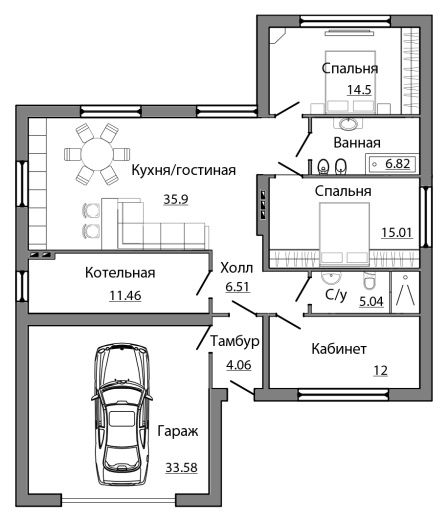
#> input picture floor/floor_plan.jpg, 448 x 519 px
$ python visualize_stages.py
#> lines starting #> are read from the running program, lines starting #| are printed output that depends on the picture; after the words box and inside, x2 and y2 are one past the last pixel; in counts of white or black regions, pixels touching at a corner belong together
#> in main, img is the input picture: shape (519, 448, 3); min 0, max 255, mean 227.8
#> (reads floor/floor_plan_detections.json from the repository)
#!/usr/bin/env python3
"""
Visualize floor plan detection results in stages:
1. Original image
2. Junctions (45 points)
3. Windows (7)
4. Doors (7)
5. Walls (87 segments)
6. Combined result
"""

import cv2
import numpy as np
import json
import matplotlib.pyplot as plt
from matplotlib.patches import Rectangle

def load_json(path):
    with open(path, 'r') as f:
        return json.load(f)

def draw_junctions(img, junctions_dict):
    """Draw junction points with color coding by type"""
    img_vis = img.copy()

    # Color mapping for different junction types
    type_colors = {
        'wall_junction_3way': (0, 0, 255),      # Red
        'door_left_corner': (0, 255, 0),        # Green
        'door_right_corner': (0, 200, 100),     # Light green
        'window_left_corner': (255, 100, 0),    # Blue
        'window_right_corner': (255, 200, 0),   # Light blue
    }

    # Default color for unknown types
    default_color = (128, 128, 128)  # Gray

    for jtype, junctions_list in junctions_dict.items():
        color = type_colors.get(jtype, default_color)

        for j in junctions_list:
            x, y = int(j['x']), int(j['y'])
            cv2.circle(img_vis, (x, y), 8, color, -1)
            cv2.circle(img_vis, (x, y), 8, (0, 0, 0), 2)
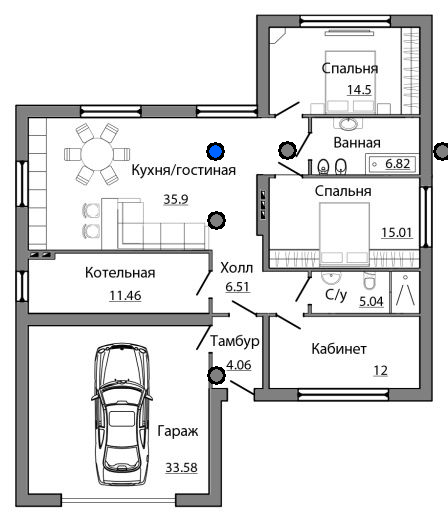
#> img_vis: shape (519, 448, 3); 0.57% of pixels changed, all inside (x1, y1, x2, y2) = (206, 141, 448, 385)

    return img_vis

def draw_windows(img, windows):
    """Draw window bounding boxes"""
    img_vis = img.copy()

    for w in windows:
        x, y, width, height = w['bbox']
        x, y, width, height = int(x), int(y), int(width), int(height)

        # Draw filled semi-transparent blue rectangle
        overlay = img_vis.copy()
        cv2.rectangle(overlay, (x, y), (x + width, y + height), (255, 200, 0), -1)
        cv2.addWeighted(overlay, 0.3, img_vis, 0.7, 0, img_vis)

        # Draw border
        cv2.rectangle(img_vis, (x, y), (x + width, y + height), (255, 150, 0), 3)
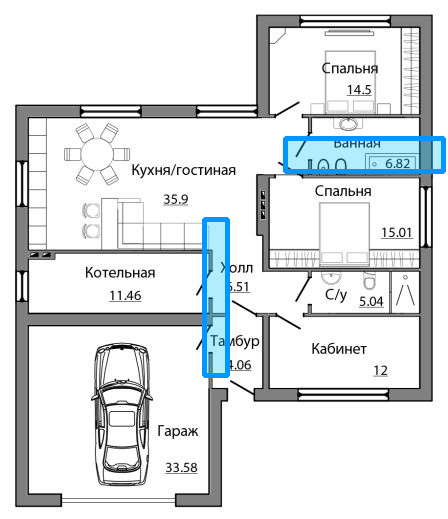
#> img_vis: shape (519, 448, 3); 4.59% of pixels changed, all inside (x1, y1, x2, y2) = (202, 136, 446, 378)

    return img_vis

def draw_doors(img, doors):
    """Draw door bounding boxes"""
    img_vis = img.copy()

    for d in doors:
        x, y, width, height = d['bbox']
        x, y, width, height = int(x), int(y), int(width), int(height)

        # Draw filled semi-transparent green rectangle
        overlay = img_vis.copy()
        cv2.rectangle(overlay, (x, y), (x + width, y + height), (0, 255, 100), -1)
        cv2.addWeighted(overlay, 0.3, img_vis, 0.7, 0, img_vis)

        # Draw border
        cv2.rectangle(img_vis, (x, y), (x + width, y + height), (0, 200, 0), 3)

    return img_vis

def draw_walls(img, wall_segments):
    """Draw wall segments"""
    img_vis = img.copy()

    for seg in wall_segments:
        x1, y1 = int(seg['start'][0]), int(seg['start'][1])
        x2, y2 = int(seg['end'][0]), int(seg['end'][1])

        cv2.line(img_vis, (x1, y1), (x2, y2), (0, 0, 255), 4)
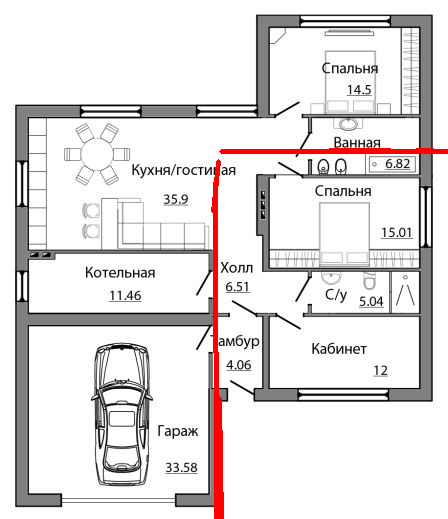
#> img_vis: shape (519, 448, 3); 1.51% of pixels changed, all inside (x1, y1, x2, y2) = (211, 148, 448, 519)

    return img_vis

def draw_combined(img, junctions_dict, windows, doors, wall_segments):
    """Draw all elements together"""
    img_vis = img.copy()

    # 1. Walls (red lines)
    for seg in wall_segments:
        x1, y1 = int(seg['start'][0]), int(seg['start'][1])
        x2, y2 = int(seg['end'][0]), int(seg['end'][1])
        cv2.line(img_vis, (x1, y1), (x2, y2), (0, 0, 255), 3)
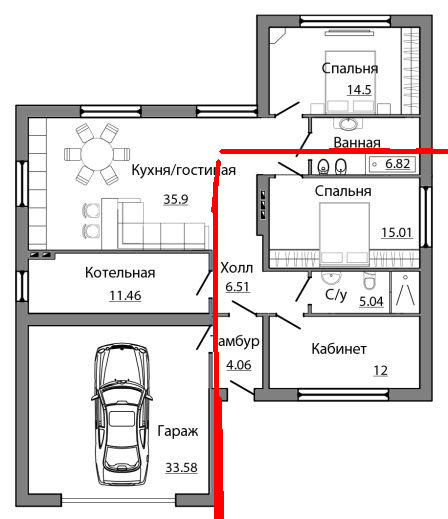
#> img_vis: shape (519, 448, 3); 1.51% of pixels changed, all inside (x1, y1, x2, y2) = (211, 148, 448, 519)

    # 2. Windows (blue rectangles)
    for w in windows:
        x, y, width, height = w['bbox']
        x, y, width, height = int(x), int(y), int(width), int(height)
        overlay = img_vis.copy()
        cv2.rectangle(overlay, (x, y), (x + width, y + height), (255, 200, 0), -1)
        cv2.addWeighted(overlay, 0.3, img_vis, 0.7, 0, img_vis)
        cv2.rectangle(img_vis, (x, y), (x + width, y + height), (255, 150, 0), 2)
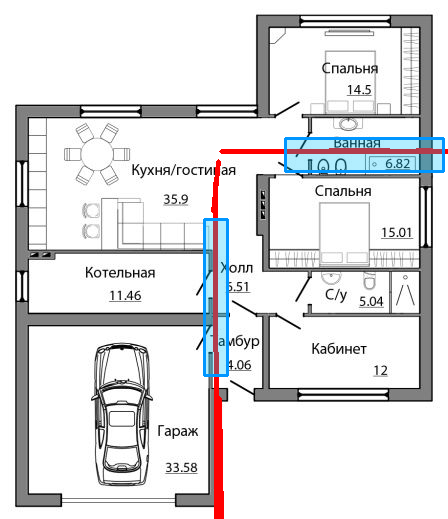
#> img_vis: shape (519, 448, 3); 4.27% of pixels changed, all inside (x1, y1, x2, y2) = (203, 137, 445, 377)

    # 3. Doors (green rectangles)
    for d in doors:
        x, y, width, height = d['bbox']
        x, y, width, height = int(x), int(y), int(width), int(height)
        overlay = img_vis.copy()
        cv2.rectangle(overlay, (x, y), (x + width, y + height), (0, 255, 100), -1)
        cv2.addWeighted(overlay, 0.3, img_vis, 0.7, 0, img_vis)
        cv2.rectangle(img_vis, (x, y), (x + width, y + height), (0, 200, 0), 2)

    # 4. Junctions (colored circles by type)
    type_colors = {
        'wall_junction_3way': (0, 0, 255),      # Red
        'door_left_corner': (0, 255, 0),        # Green
        'door_right_corner': (0, 200, 100),     # Light green
        'window_left_corner': (255, 100, 0),    # Blue
        'window_right_corner': (255, 200, 0),   # Light blue
    }
    default_color = (128, 128, 128)

    for jtype, junctions_list in junctions_dict.items():
        color = type_colors.get(jtype, default_color)
        for j in junctions_list:
            x, y = int(j['x']), int(j['y'])
            cv2.circle(img_vis, (x, y), 6, color, -1)
            cv2.circle(img_vis, (x, y), 6, (0, 0, 0), 1)
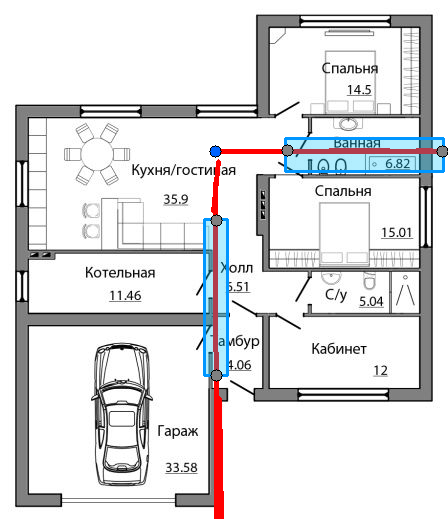
#> img_vis: shape (519, 448, 3); 0.24% of pixels changed, all inside (x1, y1, x2, y2) = (209, 144, 448, 382)

    return img_vis

def main():
    # Load data
    print("Loading data...")
    img = cv2.imread('floor_plan.jpg')

    with open('floor_plan_detections.json', 'r') as f:
        data = json.load(f)

    junctions = data['junctions']
    windows = data['windows']
    doors = data['doors']
    wall_segments = data['walls']

    # Count junctions
    total_junctions = sum(len(v) for v in junctions.values())
    print(f"  {total_junctions} junctions")
    print(f"  {len(windows)} windows")
    print(f"  {len(doors)} doors")
    print(f"  {len(wall_segments)} wall segments")

    # Create visualizations
    print("\nCreating stage visualizations...")

    img_original = img.copy()
    img_junctions = draw_junctions(img, junctions)
    img_windows = draw_windows(img, windows)
    img_doors = draw_doors(img, doors)
    img_walls = draw_walls(img, wall_segments)
    img_combined = draw_combined(img, junctions, windows, doors, wall_segments)

    # Create figure with 2x3 subplots
    fig, axes = plt.subplots(2, 3, figsize=(24, 16))
    fig.suptitle('Floor Plan Detection Pipeline - Stage by Stage', fontsize=20, fontweight='bold')

    # Convert BGR to RGB for matplotlib
    axes[0, 0].imshow(cv2.cvtColor(img_original, cv2.COLOR_BGR2RGB))
    axes[0, 0].set_title('1. Original Image', fontsize=16)
    axes[0, 0].axis('off')

    axes[0, 1].imshow(cv2.cvtColor(img_junctions, cv2.COLOR_BGR2RGB))
    axes[0, 1].set_title(f'2. Junctions ({total_junctions} points)', fontsize=16)
    axes[0, 1].axis('off')

    axes[0, 2].imshow(cv2.cvtColor(img_windows, cv2.COLOR_BGR2RGB))
    axes[0, 2].set_title(f'3. Windows ({len(windows)} detected)', fontsize=16)
    axes[0, 2].axis('off')

    axes[1, 0].imshow(cv2.cvtColor(img_doors, cv2.COLOR_BGR2RGB))
    axes[1, 0].set_title(f'4. Doors ({len(doors)} detected)', fontsize=16)
    axes[1, 0].axis('off')

    axes[1, 1].imshow(cv2.cvtColor(img_walls, cv2.COLOR_BGR2RGB))
    axes[1, 1].set_title(f'5. Walls ({len(wall_segments)} segments)', fontsize=16)
    axes[1, 1].axis('off')

    axes[1, 2].imshow(cv2.cvtColor(img_combined, cv2.COLOR_BGR2RGB))
    axes[1, 2].set_title('6. Combined Result', fontsize=16)
    axes[1, 2].axis('off')

    plt.tight_layout()

    # Save
    output_path = 'detection_stages.png'
    plt.savefig(output_path, dpi=150, bbox_inches='tight')
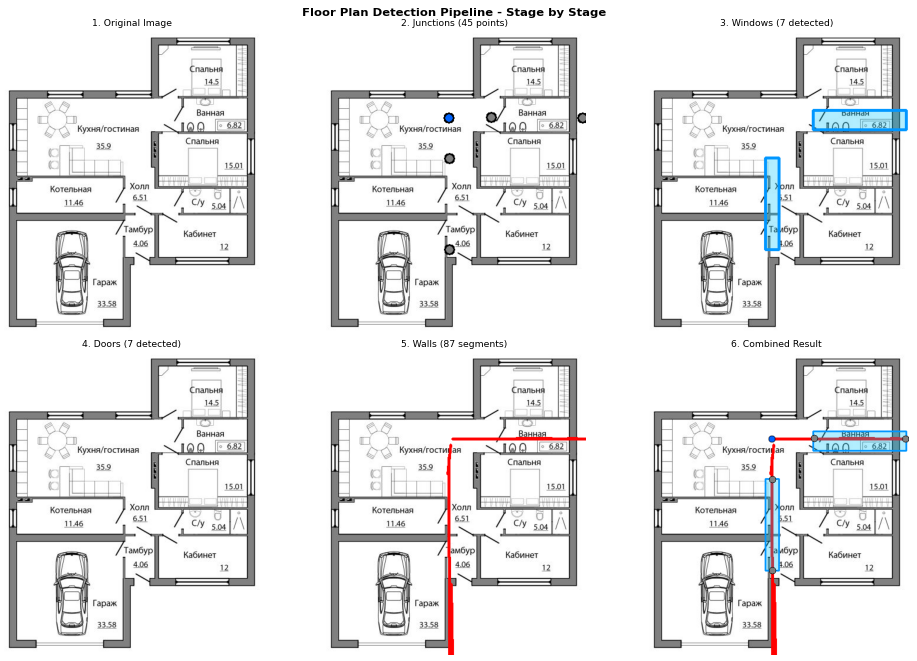
#> figure drawn by matplotlib, 6 panels
    print(f"\n✓ Saved visualization to: {output_path}")

    plt.close()

    # Also save individual images
    cv2.imwrite('stage_1_original.png', img_original)
    cv2.imwrite('stage_2_junctions.png', img_junctions)
    cv2.imwrite('stage_3_windows.png', img_windows)
    cv2.imwrite('stage_4_doors.png', img_doors)
    cv2.imwrite('stage_5_walls.png', img_walls)
    cv2.imwrite('stage_6_combined.png', img_combined)

    print("\n✓ Individual stage images saved:")
    print("  stage_1_original.png")
    print("  stage_2_junctions.png")
    print("  stage_3_windows.png")
    print("  stage_4_doors.png")
    print("  stage_5_walls.png")
    print("  stage_6_combined.png")

if __name__ == '__main__':
    main()
